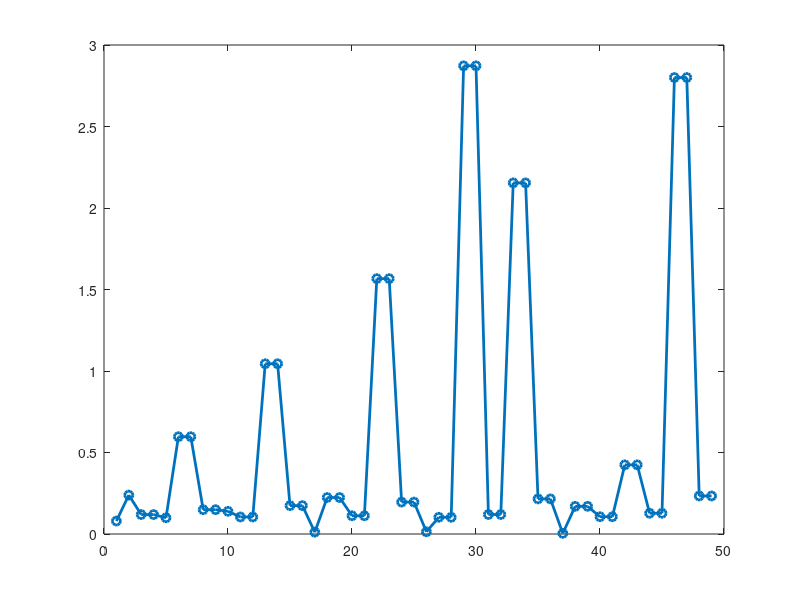

This figure's MATLAB source:
clear; close all;
c=zeros(25,1);
% L = 0
c(1) = 1/4 * 1/pi;
% L = 1
c(2) = 1/4 * 3/pi;
c(3) = 1/4 * 3/pi/2;
c(4) = c(3);
% L = 2
c(5) = 1/16 * 5/pi;
c(6) = 1/4 * 15/pi/2;
c(7) = c(6);
c(8) = 1/16 * 15/pi/2;
c(9) = c(8);
% L = 3
c(10) = 1/16 * 7/pi;
c(11) = 1/64 * 21/pi;
c(12) = c(11);
c(13) = 1/16 * 105/pi/2;
c(14) = c(13);
c(15) = 1/64 * 35/pi;
c(16) = c(15);
% L = 4
c(17) = (3/16)^2 * 1/pi;
c(18) = (3/8)^2 * 5/pi;
c(19) = c(18);
c(20) = (3/8)^2 * 5/pi/2;
c(21) = c(20);
c(22) = (3/8)^2 * 35/pi;
c(23) = c(22);
c(24) = (3/16)^2 * 35/pi/2;
c(25) = c(24);

% L = 5
c(26) = (1/16)^2 * 11/pi;
c(27) = (1/16)^2 * 165/pi/2;
c(28) = c(27);
c(29) = (1/8)^2 * 1155/pi/2;
c(30) = c(29);
c(31) = (1/32)^2 * 385/pi;
c(32) = c(31);
c(33) = (3/16)^2 * 385/pi/2;
c(34) = c(33);
c(35) = (3/32)^2 * 77/pi;
c(36) = c(35);


% L = 6
c(37) = (1/32)^2 * 13/pi;
c(38) = (1/16)^2 * 273/pi/2;
c(39) = c(38);
c(40) = (1/64)^2 * 1365/pi;
c(41) = c(40);
c(42) = (1/32)^2 * 1365/pi;
c(43) = c(42);
c(44) = (3/32)^2 * 91/pi/2;
c(45) = c(44);
c(46) = (3/32)^2 * 1001/pi;
c(47) = c(46);
c(48) = (1/64)^2 * 3003/pi;
c(49) = c(48);

format long;
disp(c);

figure;
plot(c,'o-','linewidth',2);

